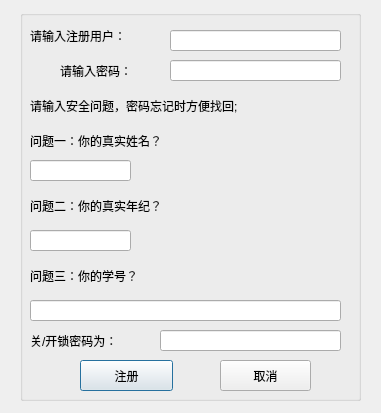
<?xml version="1.0" encoding="UTF-8"?>
<ui version="4.0">
 <class>registered</class>
 <widget class="QDialog" name="registered">
  <property name="geometry">
   <rect>
    <x>0</x>
    <y>0</y>
    <width>381</width>
    <height>413</height>
   </rect>
  </property>
  <property name="minimumSize">
   <size>
    <width>381</width>
    <height>413</height>
   </size>
  </property>
  <property name="maximumSize">
   <size>
    <width>381</width>
    <height>413</height>
   </size>
  </property>
  <property name="windowTitle">
   <string>注册信息</string>
  </property>
  <property name="windowIcon">
   <iconset resource="icons.qrc">
    <normaloff>:/new/prefix1/pictur/Love.png</normaloff>:/new/prefix1/pictur/Love.png</iconset>
  </property>
  <widget class="QGroupBox" name="groupBox">
   <property name="geometry">
    <rect>
     <x>20</x>
     <y>10</y>
     <width>341</width>
     <height>391</height>
    </rect>
   </property>
   <property name="minimumSize">
    <size>
     <width>0</width>
     <height>0</height>
    </size>
   </property>
   <property name="maximumSize">
    <size>
     <width>16777215</width>
     <height>16777215</height>
    </size>
   </property>
   <property name="focusPolicy">
    <enum>Qt::NoFocus</enum>
   </property>
   <property name="styleSheet">
    <string notr="true">font: 11pt &quot;Agency FB&quot;;</string>
   </property>
   <property name="title">
    <string/>
   </property>
   <widget class="QPushButton" name="pushButton">
    <property name="geometry">
     <rect>
      <x>60</x>
      <y>350</y>
      <width>93</width>
      <height>31</height>
     </rect>
    </property>
    <property name="text">
     <string>注册</string>
    </property>
   </widget>
   <widget class="QPushButton" name="pushButton_2">
    <property name="geometry">
     <rect>
      <x>200</x>
      <y>350</y>
      <width>91</width>
      <height>31</height>
     </rect>
    </property>
    <property name="maximumSize">
     <size>
      <width>382</width>
      <height>414</height>
     </size>
    </property>
    <property name="styleSheet">
     <string notr="true">font: 11pt &quot;Agency FB&quot;;</string>
    </property>
    <property name="text">
     <string>取消</string>
    </property>
   </widget>
   <widget class="QLabel" name="label">
    <property name="geometry">
     <rect>
      <x>10</x>
      <y>10</y>
      <width>141</width>
      <height>31</height>
     </rect>
    </property>
    <property name="text">
     <string>请输入注册用户：</string>
    </property>
   </widget>
   <widget class="QLabel" name="label_2">
    <property name="geometry">
     <rect>
      <x>40</x>
      <y>40</y>
      <width>101</width>
      <height>41</height>
     </rect>
    </property>
    <property name="text">
     <string>请输入密码：</string>
    </property>
   </widget>
   <widget class="QLineEdit" name="userss">
    <property name="geometry">
     <rect>
      <x>150</x>
      <y>20</y>
      <width>171</width>
      <height>21</height>
     </rect>
    </property>
   </widget>
   <widget class="QLineEdit" name="passwordsss">
    <property name="geometry">
     <rect>
      <x>150</x>
      <y>50</y>
      <width>171</width>
      <height>21</height>
     </rect>
    </property>
   </widget>
   <widget class="QLabel" name="label_3">
    <property name="geometry">
     <rect>
      <x>10</x>
      <y>80</y>
      <width>321</width>
      <height>31</height>
     </rect>
    </property>
    <property name="text">
     <string>请输入安全问题，密码忘记时方便找回;</string>
    </property>
   </widget>
   <widget class="QLabel" name="label_4">
    <property name="geometry">
     <rect>
      <x>10</x>
      <y>120</y>
      <width>321</width>
      <height>21</height>
     </rect>
    </property>
    <property name="text">
     <string>问题一：你的真实姓名？</string>
    </property>
   </widget>
   <widget class="QLabel" name="label_5">
    <property name="geometry">
     <rect>
      <x>10</x>
      <y>180</y>
      <width>271</width>
      <height>31</height>
     </rect>
    </property>
    <property name="text">
     <string>问题二：你的真实年纪？</string>
    </property>
   </widget>
   <widget class="QLabel" name="label_6">
    <property name="geometry">
     <rect>
      <x>10</x>
      <y>250</y>
      <width>271</width>
      <height>31</height>
     </rect>
    </property>
    <property name="text">
     <string>问题三：你的学号？</string>
    </property>
   </widget>
   <widget class="QLineEdit" name="problem_1">
    <property name="geometry">
     <rect>
      <x>10</x>
      <y>150</y>
      <width>101</width>
      <height>21</height>
     </rect>
    </property>
   </widget>
   <widget class="QLineEdit" name="problem_2">
    <property name="geometry">
     <rect>
      <x>10</x>
      <y>220</y>
      <width>101</width>
      <height>21</height>
     </rect>
    </property>
   </widget>
   <widget class="QLineEdit" name="problem_3">
    <property name="geometry">
     <rect>
      <x>10</x>
      <y>290</y>
      <width>311</width>
      <height>21</height>
     </rect>
    </property>
   </widget>
   <widget class="QLabel" name="label_7">
    <property name="geometry">
     <rect>
      <x>10</x>
      <y>320</y>
      <width>121</width>
      <height>21</height>
     </rect>
    </property>
    <property name="text">
     <string>关/开锁密码为：</string>
    </property>
   </widget>
   <widget class="QLineEdit" name="lock">
    <property name="geometry">
     <rect>
      <x>140</x>
      <y>320</y>
      <width>181</width>
      <height>21</height>
     </rect>
    </property>
   </widget>
  </widget>
 </widget>
 <resources>
  <include location="icons.qrc"/>
 </resources>
 <connections/>
</ui>
